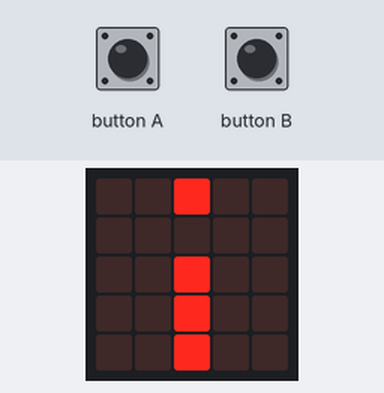
Recording of a program running on a simulated BBC micro:bit running MicroPython. Shown: the board's 5×5 LED display. The inputs (shaded band) are chosen by the test bench. The interpreter's speed is modelled, so counts of loop turns are approximate.

Above: at 1.27 s.
1.3 s: button A pressed for 0.15 s
At 1.37 s:
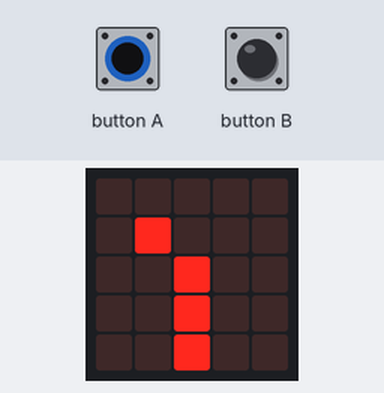
2.0 s: button B pressed for 0.15 s
At 3.2 s:
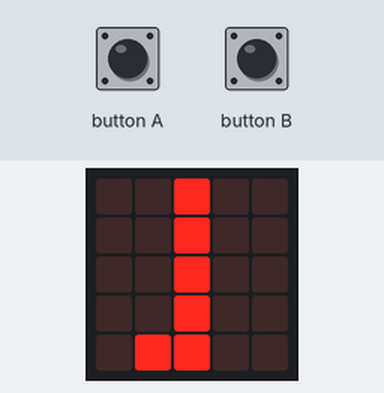
3.7 s: button A pressed for 1 s
At 4.9 s:
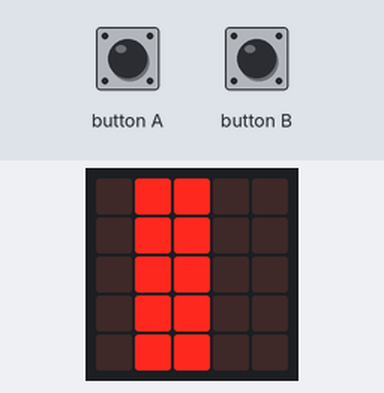
6.2 s: button A pressed for 0.15 s
At 6.83 s:
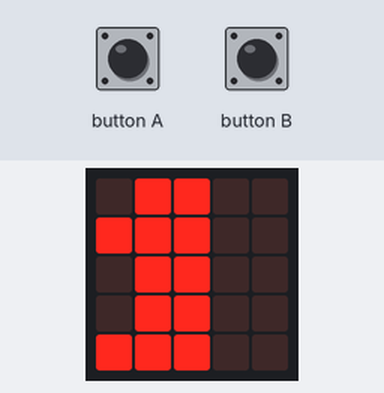
6.9 s: button B pressed for 0.15 s
At 8.4 s:
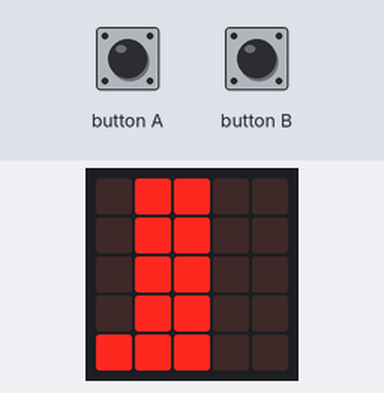
10.0 s: button A pressed for 3.2 s
At 12.2 s:
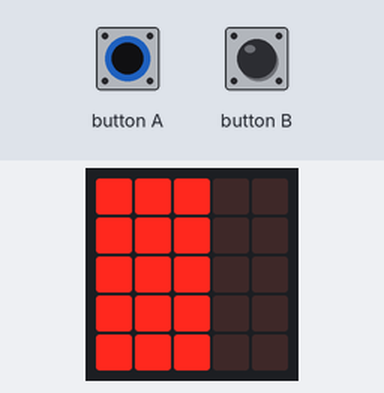
Timing chart, 0 to 13.7 s (numbered marks = the images above; inputs shaded):
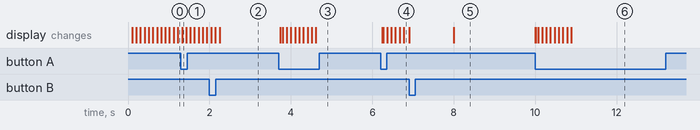

Measured:
- after the input at 1.3 s, the display: changes at once (image 1)
- after the input at 2.0 s, the display: first changes after 0.05 s (image 2 shows a later state)
- after the input at 3.7 s, the display: first changes at once (image 3 shows a later state)
- after the input at 6.2 s, the display: first changes at once (image 4 shows a later state)
- after the input at 6.9 s, the display: changes at once (image 5)
- after the input at 10.0 s, the display: first differs from a run without the input at once (image 6 shows a later state)

The program:

cmp.py
```python
# === これは編集しないこと！ ===
from microbit import *
import random
def flash(x, y, light):
  display.set_pixel(x, y, light)
def clear():
  display.clear()
def flashm(list):
  for i in range(5):
    for j in range(5):
      display.set_pixel(i, j, list[j][i] * 9)

blocks = [
  [0, 0, 0, 0, 0],  # y=0
  [0, 0, 0, 0, 0],  # y=1
  [0, 0, 0, 0, 0],  # y=2
  [0, 0, 0, 0, 0],  # y=3
  [0, 0, 0, 0, 0],  # y=4
  [1, 1, 1, 1, 1],  # 地面
]
# === ここから書いてOK ===
x = 2
y = 0
timer = 0
while True:
  flash(x, y, 9)
  timer += 1
  if timer % 100 == 0:
    clear()
    flashm(blocks)
    y += 1
    if blocks[y][x] != 0:
       blocks[y-1][x] = 1
       y = 0
       flashm(blocks)
  if button_a.was_pressed() and x > 0:
        x -= 1
        clear()
        flashm(blocks)
  if button_b.was_pressed() and x < 4:
        x += 1
        clear()
        flashm(blocks)
  for i in range(5):
     flag = 0
     for j in range(5):
        if blocks[i][j] == 0:
           flag = 1
     if flag == 0:
        for j in range(5):
           blocks[i][j] = 0
```
